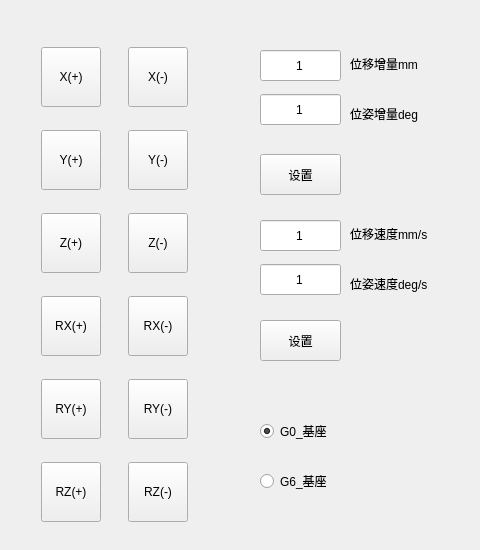
    <widget class="QWidget" name="tab_5">
     <attribute name="title">
      <string>笛卡尔增量控制</string>
     </attribute>
     <widget class="QWidget" name="gridLayoutWidget_6">
      <property name="geometry">
       <rect>
        <x>20</x>
        <y>30</y>
        <width>191</width>
        <height>511</height>
       </rect>
      </property>
      <layout class="QGridLayout" name="gridLayout_6">
       <item row="3" column="0">
        <widget class="QPushButton" name="pushButton_47">
         <property name="sizePolicy">
          <sizepolicy hsizetype="Fixed" vsizetype="Fixed">
           <horstretch>0</horstretch>
           <verstretch>0</verstretch>
          </sizepolicy>
         </property>
         <property name="minimumSize">
          <size>
           <width>60</width>
           <height>60</height>
          </size>
         </property>
         <property name="maximumSize">
          <size>
           <width>60</width>
           <height>60</height>
          </size>
         </property>
         <property name="text">
          <string>RX(+)</string>
         </property>
        </widget>
       </item>
       <item row="2" column="0">
        <widget class="QPushButton" name="pushButton_46">
         <property name="sizePolicy">
          <sizepolicy hsizetype="Fixed" vsizetype="Fixed">
           <horstretch>0</horstretch>
           <verstretch>0</verstretch>
          </sizepolicy>
         </property>
         <property name="minimumSize">
          <size>
           <width>60</width>
           <height>60</height>
          </size>
         </property>
         <property name="maximumSize">
          <size>
           <width>60</width>
           <height>60</height>
          </size>
         </property>
         <property name="text">
          <string>Z(+)</string>
         </property>
        </widget>
       </item>
       <item row="5" column="0">
        <widget class="QPushButton" name="pushButton_49">
         <property name="sizePolicy">
          <sizepolicy hsizetype="Fixed" vsizetype="Fixed">
           <horstretch>0</horstretch>
           <verstretch>0</verstretch>
          </sizepolicy>
         </property>
         <property name="minimumSize">
          <size>
           <width>60</width>
           <height>60</height>
          </size>
         </property>
         <property name="maximumSize">
          <size>
           <width>60</width>
           <height>60</height>
          </size>
         </property>
         <property name="text">
          <string>RZ(+)</string>
         </property>
        </widget>
       </item>
       <item row="4" column="0">
        <widget class="QPushButton" name="pushButton_48">
         <property name="sizePolicy">
          <sizepolicy hsizetype="Fixed" vsizetype="Fixed">
           <horstretch>0</horstretch>
           <verstretch>0</verstretch>
          </sizepolicy>
         </property>
         <property name="minimumSize">
          <size>
           <width>60</width>
           <height>60</height>
          </size>
         </property>
         <property name="maximumSize">
          <size>
           <width>60</width>
           <height>60</height>
          </size>
         </property>
         <property name="text">
          <string>RY(+)</string>
         </property>
        </widget>
       </item>
       <item row="0" column="0">
        <widget class="QPushButton" name="pushButton_44">
         <property name="sizePolicy">
          <sizepolicy hsizetype="Fixed" vsizetype="Fixed">
           <horstretch>0</horstretch>
           <verstretch>0</verstretch>
          </sizepolicy>
         </property>
         <property name="minimumSize">
          <size>
           <width>60</width>
           <height>60</height>
          </size>
         </property>
         <property name="maximumSize">
          <size>
           <width>60</width>
           <height>60</height>
          </size>
         </property>
         <property name="text">
          <string>X(+)</string>
         </property>
        </widget>
       </item>
       <item row="1" column="0">
        <widget class="QPushButton" name="pushButton_45">
         <property name="sizePolicy">
          <sizepolicy hsizetype="Fixed" vsizetype="Fixed">
           <horstretch>0</horstretch>
           <verstretch>0</verstretch>
          </sizepolicy>
         </property>
         <property name="minimumSize">
          <size>
           <width>60</width>
           <height>60</height>
          </size>
         </property>
         <property name="maximumSize">
          <size>
           <width>60</width>
           <height>60</height>
          </size>
         </property>
         <property name="text">
          <string>Y(+)</string>
         </property>
        </widget>
       </item>
       <item row="0" column="1">
        <widget class="QPushButton" name="pushButton_50">
         <property name="sizePolicy">
          <sizepolicy hsizetype="Fixed" vsizetype="Fixed">
           <horstretch>0</horstretch>
           <verstretch>0</verstretch>
          </sizepolicy>
         </property>
         <property name="minimumSize">
          <size>
           <width>60</width>
           <height>60</height>
          </size>
         </property>
         <property name="maximumSize">
          <size>
           <width>60</width>
           <height>60</height>
          </size>
         </property>
         <property name="text">
          <string>X(-)</string>
         </property>
        </widget>
       </item>
       <item row="1" column="1">
        <widget class="QPushButton" name="pushButton_51">
         <property name="sizePolicy">
          <sizepolicy hsizetype="Fixed" vsizetype="Fixed">
           <horstretch>0</horstretch>
           <verstretch>0</verstretch>
          </sizepolicy>
         </property>
         <property name="minimumSize">
          <size>
           <width>60</width>
           <height>60</height>
          </size>
         </property>
         <property name="maximumSize">
          <size>
           <width>60</width>
           <height>60</height>
          </size>
         </property>
         <property name="text">
          <string>Y(-)</string>
         </property>
        </widget>
       </item>
       <item row="2" column="1">
        <widget class="QPushButton" name="pushButton_52">
         <property name="sizePolicy">
          <sizepolicy hsizetype="Fixed" vsizetype="Fixed">
           <horstretch>0</horstretch>
           <verstretch>0</verstretch>
          </sizepolicy>
         </property>
         <property name="minimumSize">
          <size>
           <width>60</width>
           <height>60</height>
          </size>
         </property>
         <property name="maximumSize">
          <size>
           <width>60</width>
           <height>60</height>
          </size>
         </property>
         <property name="text">
          <string>Z(-)</string>
         </property>
        </widget>
       </item>
       <item row="3" column="1">
        <widget class="QPushButton" name="pushButton_54">
         <property name="sizePolicy">
          <sizepolicy hsizetype="Fixed" vsizetype="Fixed">
           <horstretch>0</horstretch>
           <verstretch>0</verstretch>
          </sizepolicy>
         </property>
         <property name="minimumSize">
          <size>
           <width>60</width>
           <height>60</height>
          </size>
         </property>
         <property name="maximumSize">
          <size>
           <width>60</width>
           <height>60</height>
          </size>
         </property>
         <property name="text">
          <string>RX(-)</string>
         </property>
        </widget>
       </item>
       <item row="4" column="1">
        <widget class="QPushButton" name="pushButton_53">
         <property name="sizePolicy">
          <sizepolicy hsizetype="Fixed" vsizetype="Fixed">
           <horstretch>0</horstretch>
           <verstretch>0</verstretch>
          </sizepolicy>
         </property>
         <property name="minimumSize">
          <size>
           <width>60</width>
           <height>60</height>
          </size>
         </property>
         <property name="maximumSize">
          <size>
           <width>60</width>
           <height>60</height>
          </size>
         </property>
         <property name="text">
          <string>RY(-)</string>
         </property>
        </widget>
       </item>
       <item row="5" column="1">
        <widget class="QPushButton" name="pushButton_55">
         <property name="sizePolicy">
          <sizepolicy hsizetype="Fixed" vsizetype="Fixed">
           <horstretch>0</horstretch>
           <verstretch>0</verstretch>
          </sizepolicy>
         </property>
         <property name="minimumSize">
          <size>
           <width>60</width>
           <height>60</height>
          </size>
         </property>
         <property name="maximumSize">
          <size>
           <width>60</width>
           <height>60</height>
          </size>
         </property>
         <property name="text">
          <string>RZ(-)</string>
         </property>
        </widget>
       </item>
      </layout>
     </widget>
     <widget class="QLineEdit" name="lineEdit_96">
      <property name="geometry">
       <rect>
        <x>260</x>
        <y>50</y>
        <width>81</width>
        <height>31</height>
       </rect>
      </property>
      <property name="toolTip">
       <string>&lt;html&gt;&lt;head/&gt;&lt;body&gt;&lt;p&gt;速度范围1-30度/s&lt;/p&gt;&lt;/body&gt;&lt;/html&gt;</string>
      </property>
      <property name="text">
       <string>1</string>
      </property>
      <property name="alignment">
       <set>Qt::AlignCenter</set>
      </property>
     </widget>
     <widget class="QLabel" name="label_10">
      <property name="geometry">
       <rect>
        <x>350</x>
        <y>54</y>
        <width>101</width>
        <height>20</height>
       </rect>
      </property>
      <property name="text">
       <string>位移增量mm</string>
      </property>
     </widget>
     <widget class="QPushButton" name="pushButton_100">
      <property name="geometry">
       <rect>
        <x>260</x>
        <y>154</y>
        <width>81</width>
        <height>41</height>
       </rect>
      </property>
      <property name="text">
       <string>设置</string>
      </property>
     </widget>
     <widget class="QLineEdit" name="lineEdit_95">
      <property name="geometry">
       <rect>
        <x>260</x>
        <y>94</y>
        <width>81</width>
        <height>31</height>
       </rect>
      </property>
      <property name="toolTip">
       <string>&lt;html&gt;&lt;head/&gt;&lt;body&gt;&lt;p&gt;速度范围1-30度/s&lt;/p&gt;&lt;/body&gt;&lt;/html&gt;</string>
      </property>
      <property name="text">
       <string>1</string>
      </property>
      <property name="alignment">
       <set>Qt::AlignCenter</set>
      </property>
     </widget>
     <widget class="QLabel" name="label_11">
      <property name="geometry">
       <rect>
        <x>350</x>
        <y>104</y>
        <width>101</width>
        <height>20</height>
       </rect>
      </property>
      <property name="text">
       <string>位姿增量deg</string>
      </property>
     </widget>
     <widget class="QLabel" name="label_12">
      <property name="geometry">
       <rect>
        <x>350</x>
        <y>274</y>
        <width>111</width>
        <height>20</height>
       </rect>
      </property>
      <property name="text">
       <string>位姿速度deg/s</string>
      </property>
     </widget>
     <widget class="QLabel" name="label_25">
      <property name="geometry">
       <rect>
        <x>350</x>
        <y>224</y>
        <width>121</width>
        <height>20</height>
       </rect>
      </property>
      <property name="text">
       <string>位移速度mm/s</string>
      </property>
     </widget>
     <widget class="QLineEdit" name="lineEdit_97">
      <property name="geometry">
       <rect>
        <x>260</x>
        <y>264</y>
        <width>81</width>
        <height>31</height>
       </rect>
      </property>
      <property name="toolTip">
       <string>&lt;html&gt;&lt;head/&gt;&lt;body&gt;&lt;p&gt;速度范围1-30度/s&lt;/p&gt;&lt;/body&gt;&lt;/html&gt;</string>
      </property>
      <property name="text">
       <string>1</string>
      </property>
      <property name="alignment">
       <set>Qt::AlignCenter</set>
      </property>
     </widget>
     <widget class="QLineEdit" name="lineEdit_98">
      <property name="geometry">
       <rect>
        <x>260</x>
        <y>220</y>
        <width>81</width>
        <height>31</height>
       </rect>
      </property>
      <property name="toolTip">
       <string>&lt;html&gt;&lt;head/&gt;&lt;body&gt;&lt;p&gt;速度范围1-30度/s&lt;/p&gt;&lt;/body&gt;&lt;/html&gt;</string>
      </property>
      <property name="text">
       <string>1</string>
      </property>
      <property name="alignment">
       <set>Qt::AlignCenter</set>
      </property>
     </widget>
     <widget class="QPushButton" name="pushButton_101">
      <property name="geometry">
       <rect>
        <x>260</x>
        <y>320</y>
        <width>81</width>
        <height>41</height>
       </rect>
      </property>
      <property name="text">
       <string>设置</string>
      </property>
     </widget>
     <widget class="QRadioButton" name="radioButton_3">
      <property name="geometry">
       <rect>
        <x>260</x>
        <y>420</y>
        <width>113</width>
        <height>22</height>
       </rect>
      </property>
      <property name="text">
       <string>G0_基座</string>
      </property>
      <property name="checked">
       <bool>true</bool>
      </property>
     </widget>
     <widget class="QRadioButton" name="radioButton_4">
      <property name="geometry">
       <rect>
        <x>260</x>
        <y>470</y>
        <width>113</width>
        <height>22</height>
       </rect>
      </property>
      <property name="text">
       <string>G6_基座</string>
      </property>
     </widget>
    </widget>
